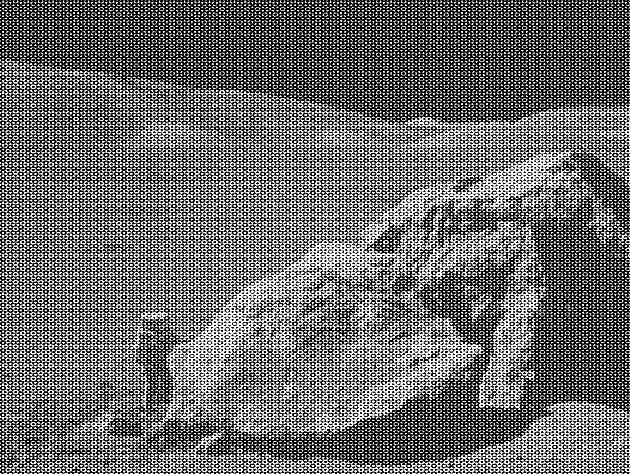
#> input picture 09_Algorithms/moonlanding.png, 630 x 474 px
$ jupyter execute --allow-errors 09ex_Algorithms.ipynb
#> lines starting #> are read from the running program, lines starting #| are printed output that depends on the picture
[cell 1]
import numpy as np
import matplotlib.pyplot as plt
from scipy.interpolate import interp1d, UnivariateSpline
from scipy import optimize, fftpack

1\. **Maximum wind speed prediction at the Sprogø station**

The exercise goal is to predict the maximum wind speed occurring every 50 years even if no measure exists for such a period. The available data are only measured over 21 years at the Sprogø meteorological station located in Denmark.

The annual maxima are supposed to fit a normal probability density function. However such function is not going to be estimated because it gives a probability from a wind speed maxima. Finding the maximum wind speed occurring every 50 years requires the opposite approach, the result needs to be found from a defined probability. That is the quantile function role and the exercise goal will be to find it. In the current model, it is supposed that the maximum wind speed occurring every 50 years is defined as the upper 2% quantile.

By definition, the quantile function is the inverse of the cumulative distribution function. The latter describes the probability distribution of an annual maxima. In the exercise, the cumulative probability $p_i$ for a given year i is defined as $p_i = i/(N+1)$ with $N = 21$, the number of measured years. Thus it will be possible to calculate the cumulative probability of every measured wind speed maxima. From those experimental points, the scipy.interpolate module will be very useful for fitting the quantile function. Finally the 50 years maxima is going to be evaluated from the cumulative probability of the 2% quantile.

Practically, load the dataset:

```python
import numpy as np
max_speeds = np.load('max-speeds.npy')
years_nb = max_speeds.shape[0]
```

Compute then the cumulative probability $p_i$ (`cprob`) and sort the maximum speeds from the data. Use then the  UnivariateSpline from scipy.interpolate to define a quantile function and thus estimate the probabilities.

In the current model, the maximum wind speed occurring every 50 years is defined as the upper 2% quantile. As a result, the cumulative probability value will be:

```python
fifty_prob = 1. - 0.02
```

So the storm wind speed occurring every 50 years can be guessed as:

``` python
fifty_wind = quantile_func(fifty_prob)
```

#> (a cell that did not finish here is left out)

2\. **Curve fitting of temperature in Alaska**

The temperature extremes in Alaska for each month, starting in January, are given by (in degrees Celcius):

max:  17,  19,  21,  28,  33,  38, 37,  37,  31,  23,  19,  18

min: -62, -59, -56, -46, -32, -18, -9, -13, -25, -46, -52, -58

* Plot these temperature extremes.
* Define a function that can describe min and max temperatures.
* Fit this function to the data with scipy.optimize.curve_fit().
* Plot the result. Is the fit reasonable? If not, why?
* Is the time offset for min and max temperatures the same within the fit accuracy?

[cell 3]
def model(t, a, b, c, d):
    return a * np.sin(b * t + c) + d

[cell 4]
max_temp = np.array([17, 19, 21, 28, 33, 38, 37, 37, 31, 23, 19, 18])
min_temp = np.array([-62, -59, -56, -46, -32, -18, -9, -13, -25, -46, -52, -58])
t = np.arange(1, 13)

param_min, cov_min = optimize.curve_fit(model, t, min_temp, p0=[30, 2*np.pi/12, 0, -30])
param_max, cov_max = optimize.curve_fit(model, t, max_temp, p0=[30, 2*np.pi/12, 0, -30])

phi_max = param_max[2]
phi_min = param_min[2]
sigma_min = np.sqrt(np.diag(cov_min))
sigma_max = np.sqrt(np.diag(cov_max))

plt.scatter(t, min_temp, color='blue', label='Min Temp')
plt.plot(t, model(t, param_min[0], param_min[1],param_min[2], param_min[3]), color='blue', alpha=0.5, label=f'Min Fit')
plt.scatter(t, max_temp, color='red', label='Max Temp')
plt.plot(t, model(t, param_max[0], param_max[1], param_max[2], param_max[3]), color='red', alpha=0.5, label=f'Max Fit')

plt.legend(loc='best')
plt.xlabel('Month')
plt.ylabel('Temperature')
plt.show()
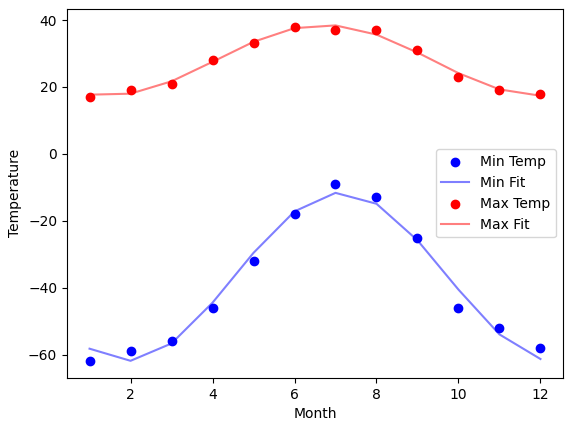
#> figure drawn by matplotlib, 1 panel; curve peaks at x = 7, y = -11.64; curve peaks at x = 7, y = 38.39

# Compare phase shifts
print(f"Phase Shift for Max Temp: {phi_max:.2f} +- {sigma_min[2]:.2f}")
print(f"Phase Shift for Min Temp: {phi_min:.2f} +- {sigma_max[2]:.2f}")

3\. **2D minimization of a six-hump camelback function**

$$
f(x,y) = \left(4-2.1x^2+\frac{x^4}{3} \right) x^2 +xy + (4y^2 -4)y^2
$$

has multiple global and local minima. Find the global minima of this function.

Hints:

* Variables can be restricted to $-2 < x < 2$ and $-1 < y < 1$.
* Use numpy.meshgrid() and pylab.imshow() to find visually the regions.
* Use scipy.optimize.minimize(), optionally trying out several of its methods.

How many global minima are there, and what is the function value at those points? What happens for an initial guess of $(x, y) = (0, 0)$ ?

[cell 5]
def func(XY):
    x, y = XY
    return (4 - 2.1*x**2 + x**4/3)*x**2 + x*y + (4*y**2 - 4)*y**2

[cell 6]
x = np.linspace(-2, 2, 1000)
y = np.linspace(-1, 1, 1000)

X, Y = np.meshgrid(x, y)
Z = func([X, Y])
Guess = [[2,10], [-32,1], [-43,-11], [0,0]]
solutions = []

for i in Guess:
    minimum = optimize.minimize(func, i, method='Powell')
    solutions.append(minimum.x)

print("There are:", len(solutions), "minima")
for j in solutions:
    print ("(x,y)=", j)
    print ("f(x_min) =", func(j))

plt.imshow(Z, extent=(-2, 2, -1, 1), origin='lower', cmap='viridis')
plt.colorbar()
plt.xlabel("x")
plt.ylabel("y")
plt.show()
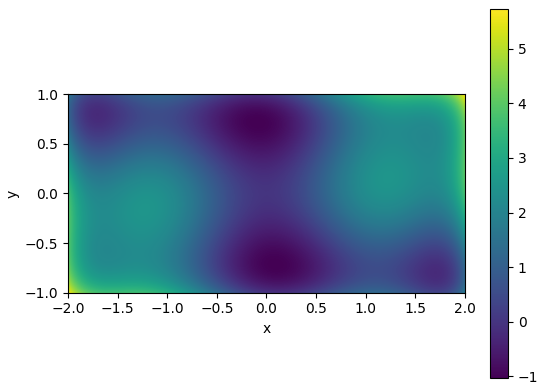
#> figure drawn by matplotlib, 2 panels

4\. **FFT of a simple dataset**

Performe a periodicity analysis on the lynxs-hares population

[cell 7]
from scipy import fftpack

n = 100
np.random.seed(42)
years = np.arange(0, n)
hares = 1500 + 1000 * np.sin(2 * np.pi * years / 10) + np.random.normal(0, 200, n)
lynxs = 1500 + 500 * np.cos(2 * np.pi * years / 10) + np.random.normal(0, 100, n)

fft_hares = fftpack.fft(hares)
fft_lynxs = fftpack.fft(lynxs)
fft_hares_power = abs(fft_hares)
fft_lynxs_power = abs(fft_lynxs)
sample_freq = fftpack.fftfreq(years.size, d=1)

pos_mask = np.where(sample_freq > 0)
freqs = sample_freq[pos_mask]
peak_hares_freq = freqs[fft_hares_power[pos_mask].argmax()]
peak_lynxs_freq = freqs[fft_lynxs_power[pos_mask].argmax()]

high_freq_hares = fft_hares.copy()
high_freq_lynxs = fft_lynxs.copy()
high_freq_hares[np.abs(sample_freq) > peak_hares_freq] = 0
high_freq_lynxs[np.abs(sample_freq) > peak_lynxs_freq] = 0

filtered_sig_hares = fftpack.ifft(high_freq_hares)
filtered_sig_lynxs = fftpack.ifft(high_freq_lynxs)

plt.figure(figsize=(10, 5))
plt.plot(years, hares, label='Hares Population', color='green', linestyle='-', linewidth=2)
plt.plot(years, lynxs, label='Lynx Population', color='red', linestyle='-', linewidth=2)
plt.plot(years, filtered_sig_hares, label='Hares (Low-Frequency Filtered)', color='darkgreen', linestyle='--', linewidth=2)
plt.plot(years, filtered_sig_lynxs, label='Lynx (Low-Frequency Filtered)', color='darkred', linestyle='--', linewidth=2)

plt.title('Hares and Lynx Populations Analysis', fontsize=16)
plt.xlabel('Year', fontsize=12)
plt.ylabel('Population', fontsize=12)

plt.legend(loc='best')
plt.grid(True, linestyle='--', alpha=0.6)

plt.tight_layout()
plt.show()
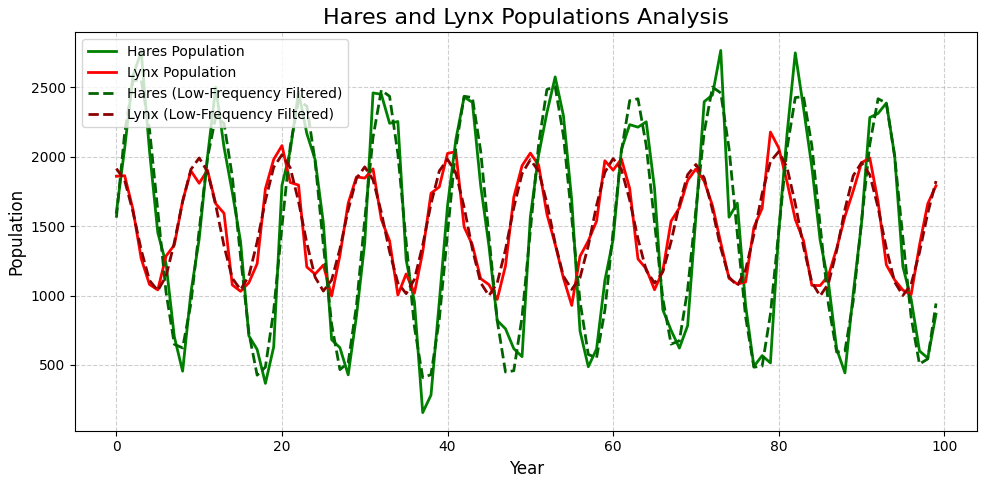
#> figure drawn by matplotlib, 1 panel; curve peaks at x = 73, y = 2764; curve peaks at x = 79, y = 2176.5; curve peaks at x = 3, y = 2553.3

5\. **FFT of an image**

* Examine the provided image `moonlanding.png`, which is heavily contaminated with periodic noise. In this exercise, we aim to clean up the noise using the Fast Fourier Transform.
* Load the image using pylab.imread().
* Find and use the 2-D FFT function in scipy.fftpack, and plot the spectrum (Fourier transform of) the image. Do you have any trouble visualising the spectrum? If so, why?
* The spectrum consists of high and low frequency components. The noise is contained in the high-frequency part of the spectrum, so set some of those components to zero (use array slicing).
* Apply the inverse Fourier transform to see the resulting image.

[cell 8]
img = plt.imread("moonlanding.png")
#> img is the input picture: shape (474, 630) float32; min 0, max 1, mean 0.424

fft_img = fftpack.fft2(img)
spectrum_magnitude = np.abs(fft_img)

threshold = 0.03 * np.max(spectrum_magnitude)
#> threshold = 3798
mask = (spectrum_magnitude > threshold)
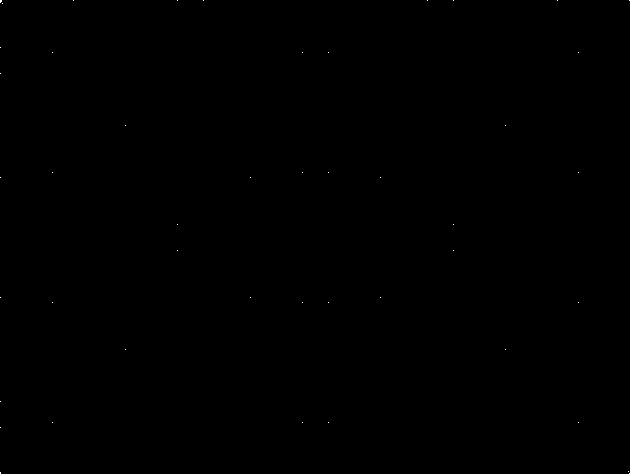
#> mask: shape (474, 630) bool; 0.02% white in thin lines or dots
fft_img[mask] = 0
filtered_spectrum = np.abs(fft_img)

img_filtered = fftpack.ifft2(fft_img).real
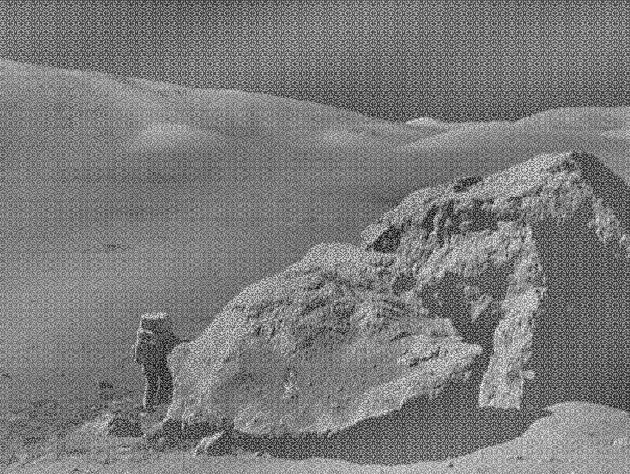
#> img_filtered: shape (474, 630) float32; min -0.561, max 0.598, mean 2.04e-10; drawn with min black and max white


fig, axs = plt.subplots(2, 2, figsize=(10, 6))

axs[0, 0].imshow(img, cmap='gray')
axs[0, 0].axis('off')
axs[0, 0].set_title("Original Image")

axs[0, 1].imshow(img_filtered, cmap='gray')
axs[0, 1].set_title(f"Filtered Image (cutoff={threshold:.2e})")
axs[0, 1].axis('off')

im1 = axs[1, 0].imshow(np.log(1 + spectrum_magnitude), cmap='viridis')
axs[1, 0].set_title("Magnitude Spectrum")
cbar = fig.colorbar(im1, ax=axs[1, 0], shrink=0.7)
cbar.set_label("Magnitude")

im2 = axs[1, 1].imshow(np.log(1 + filtered_spectrum), cmap='viridis')
axs[1, 1].set_title("Magnitude Spectrum Filtered")
cbar = fig.colorbar(im2, ax=axs[1, 1], shrink=0.7)
cbar.set_label("Magnitude")

plt.tight_layout()
plt.show()
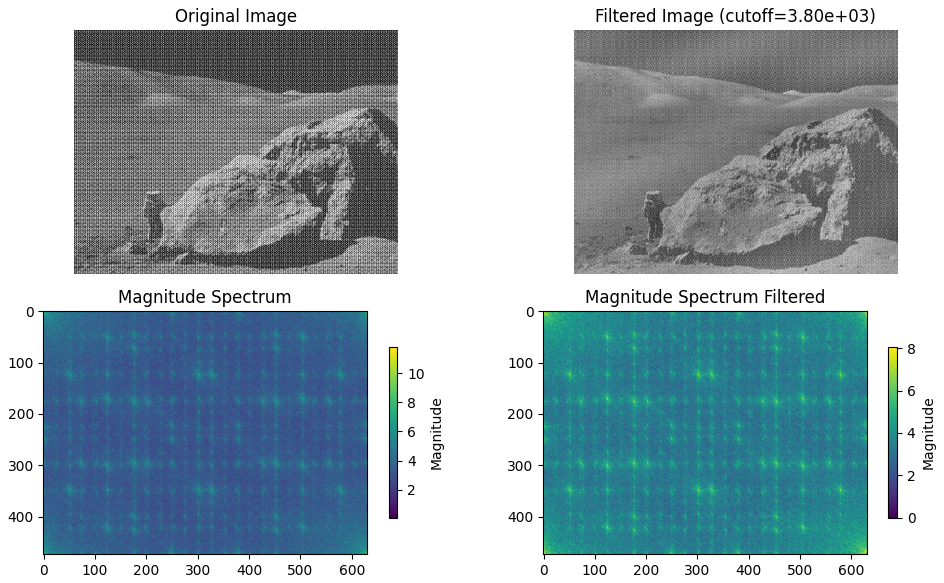
#> figure drawn by matplotlib, 6 panels
